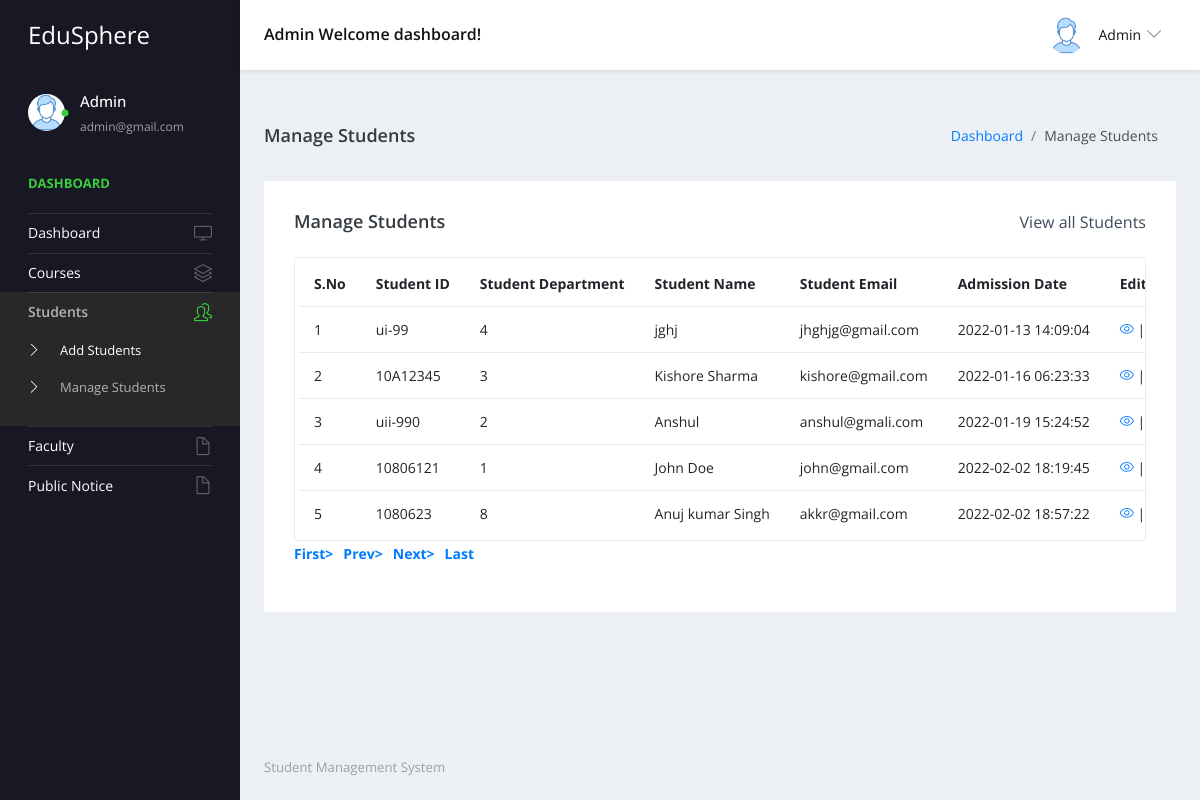
/studentms/admin/manage-students.php (signed in), run on the app's committed database.
### tables this page shows
CREATE TABLE `tblstudent` (
  `ID` int(10) NOT NULL,
  `StudentName` varchar(200) DEFAULT NULL,
  `StudentEmail` varchar(200) DEFAULT NULL,
  `StudentClass` varchar(100) DEFAULT NULL,
  `Gender` varchar(50) DEFAULT NULL,
  `DOB` date DEFAULT NULL,
  `StuID` varchar(200) DEFAULT NULL,
  `FatherName` mediumtext DEFAULT NULL,
  `MotherName` mediumtext DEFAULT NULL,
  `ContactNumber` bigint(10) DEFAULT NULL,
  `AltenateNumber` bigint(10) DEFAULT NULL,
  `Address` mediumtext DEFAULT NULL,
  `UserName` varchar(200) DEFAULT NULL,
  `Password` varchar(200) DEFAULT NULL,
  `Image` varchar(200) DEFAULT NULL,
  `DateofAdmission` timestamp NULL DEFAULT current_timestamp()
);

### studentms/admin/manage-students.php (the view, shortened to what this page needs)
<?php
include('includes/dbconnection.php');
if (strlen($_SESSION['sturecmsaid']==0)) {
  header('location:logout.php');
  } else{
?>
<!DOCTYPE html>
<html lang="en">
  <head>
    <link rel="stylesheet" href="vendors/simple-line-icons/css/simple-line-icons.css">
    <link rel="stylesheet" href="vendors/flag-icon-css/css/flag-icon.min.css">
    <link rel="stylesheet" href="vendors/css/vendor.bundle.base.css">
    <link rel="stylesheet" href="./vendors/daterangepicker/daterangepicker.css">
    <link rel="stylesheet" href="./vendors/chartist/chartist.min.css">
    <link rel="stylesheet" href="./css/style.css">
  </head>
  <body>
    <div class="container-scroller">
     <?php include_once('includes/header.php');?>
      <div class="container-fluid page-body-wrapper">
        <?php include_once('includes/sidebar.php');?>
        <div class="main-panel">
          <div class="content-wrapper">
             <div class="page-header">
              <h3 class="page-title"> Manage Students </h3>
              <nav aria-label="breadcrumb">
                <ol class="breadcrumb">
                  <li class="breadcrumb-item"><a href="dashboard.php">Dashboard</a></li>
                  <li class="breadcrumb-item active" aria-current="page"> Manage Students</li>
                </ol>
              </nav>
            </div>
            <div class="row">
              <div class="col-md-12 grid-margin stretch-card">
                <div class="card">
                  <div class="card-body">
                    <div class="d-sm-flex align-items-center mb-4">
                      <h4 class="card-title mb-sm-0">Manage Students</h4>
                      <a href="#" class="text-dark ml-auto mb-3 mb-sm-0"> View all Students</a>
                    </div>
                    <div class="table-responsive border rounded p-1">
                      <table class="table">
                        <thead>
                          <tr>
                            <th class="font-weight-bold">S.No</th>
                            <th class="font-weight-bold">Student ID</th>
                            <th class="font-weight-bold">Student Department</th>
                            <th class="font-weight-bold">Student Name</th>
                            <th class="font-weight-bold">Student Email</th>
                            <th class="font-weight-bold">Admission Date</th>
                            <th class="font-weight-bold">Edit Details</th>
                          </tr>
                        </thead>
                        <tbody>
                           <?php
                            if (isset($_GET['pageno'])) {
            $pageno = $_GET['pageno'];
        } else {
            $pageno = 1;
        }
        $no_of_records_per_page = 15;
        $offset = ($pageno-1) * $no_of_records_per_page;
       $ret = "SELECT ID FROM tblstudent";
$query1 = $dbh -> prepare($ret);
$query1->execute();
$total_rows=$query1->rowCount();
$total_pages = ceil($total_rows / $no_of_records_per_page);
$sql="SELECT tblstudent.StuID,tblstudent.ID as sid,tblstudent.StudentName,tblstudent.StudentEmail,tblstudent.DateofAdmission,tblstudent.StudentClass from tblstudent  LIMIT $offset, $no_of_records_per_page";
$query = $dbh -> prepare($sql);
$query->execute();
$results=$query->fetchAll(PDO::FETCH_OBJ);
$cnt=1;
if($query->rowCount() > 0)
{
foreach($results as $row)
{               ?>
                          <tr>
                            <td><?php echo htmlentities($cnt);?></td>
                            <td><?php  echo htmlentities($row->StuID);?></td>
                            <td><?php  echo htmlentities($row->StudentClass);?></td>
                            <td><?php  echo htmlentities($row->StudentName);?></td>
                            <td><?php  echo htmlentities($row->StudentEmail);?></td>
                            <td><?php  echo htmlentities($row->DateofAdmission);?></td>
                            <td>
                              <div><a href="edit-student-detail.php?editid=<?php echo htmlentities ($row->sid);?>"><i class="icon-eye"></i></a>
                                                || <a href="manage-students.php?delid=<?php echo ($row->sid);?>" onclick="return confirm('Do you really want to Delete ?');"> <i class="icon-trash"></i></a></div>
                            </td>
                          </tr><?php $cnt=$cnt+1;}} ?>
                        </tbody>
                      </table>
                    </div>
                    <div align="left">
    <ul class="pagination" >
        <li><a href="?pageno=1"><strong>First></strong></a></li>
        <li class="<?php if($pageno <= 1){ echo 'disabled'; } ?>">
            <a href="<?php if($pageno <= 1){ echo '#'; } else { echo "?pageno=".($pageno - 1); } ?>"><strong style="padding-left: 10px">Prev></strong></a>
        </li>
        <li class="<?php if($pageno >= $total_pages){ echo 'disabled'; } ?>">
            <a href="<?php if($pageno >= $total_pages){ echo '#'; } else { echo "?pageno=".($pageno + 1); } ?>"><strong style="padding-left: 10px">Next></strong></a>
        </li>
        <li><a href="?pageno=<?php echo $total_pages; ?>"><strong style="padding-left: 10px">Last</strong></a></li>
    </ul>
</div>
                  </div>
                </div>
              </div>
            </div>
          </div>
         <?php include_once('includes/footer.php');?>
        </div>
      </div>
    </div>
  </body>
</html><?php }  ?>

### studentms/admin/includes/header.php (shortened to what this page needs)
 <nav class="navbar default-layout-navbar col-lg-12 col-12 p-0 fixed-top d-flex flex-row">
        <div class="navbar-brand-wrapper d-flex align-items-center">
          <a class="navbar-brand brand-logo" href="dashboard.php">
            <strong style="color: white;">EduSphere</strong>
          </a>
        </div><?php
         $aid= $_SESSION['sturecmsaid'];
$sql="SELECT * from tbladmin where ID=:aid";
$query = $dbh -> prepare($sql);
$query->bindParam(':aid',$aid,PDO::PARAM_STR);
$query->execute();
$results=$query->fetchAll(PDO::FETCH_OBJ);
$cnt=1;
if($query->rowCount() > 0)
{
foreach($results as $row)
{               ?>
        <div class="navbar-menu-wrapper d-flex align-items-center flex-grow-1">
          <h5 class="mb-0 font-weight-medium d-none d-lg-flex"><?php  echo htmlentities($row->AdminName);?> Welcome dashboard!</h5>
          <ul class="navbar-nav navbar-nav-right ml-auto">
            <li class="nav-item dropdown d-none d-xl-inline-flex user-dropdown">
              <a class="nav-link dropdown-toggle" id="UserDropdown" href="#" data-toggle="dropdown" aria-expanded="false">
                <img class="img-xs rounded-circle ml-2" src="images/faces/face8.jpg" alt="Profile image"> <span class="font-weight-normal"> <?php  echo htmlentities($row->AdminName);?> </span></a>
                <?php $cnt=$cnt+1;}} ?>
            </li>
          </ul>
        </div>
      </nav>

### studentms/admin/includes/sidebar.php (shortened to what this page needs)
<nav class="sidebar sidebar-offcanvas" id="sidebar">
          <ul class="nav">
            <li class="nav-item nav-profile">
              <a href="#" class="nav-link">
                <div class="profile-image">
                  <img class="img-xs rounded-circle" src="images/faces/face8.jpg" alt="profile image">
                  <div class="dot-indicator bg-success"></div>
                </div>
                <div class="text-wrapper">
                  <?php
         $aid= $_SESSION['sturecmsaid'];
$sql="SELECT * from tbladmin where ID=:aid";
$query = $dbh -> prepare($sql);
$query->bindParam(':aid',$aid,PDO::PARAM_STR);
$query->execute();
$results=$query->fetchAll(PDO::FETCH_OBJ);
$cnt=1;
if($query->rowCount() > 0)
{
foreach($results as $row)
{               ?>
                  <p class="profile-name"><?php  echo htmlentities($row->AdminName);?></p>
                  <p class="designation"><?php  echo htmlentities($row->Email);?></p><?php $cnt=$cnt+1;}} ?>
                </div>
              </a>
            </li>
            <li class="nav-item nav-category">
              <span class="nav-link">Dashboard</span>
            </li>
            <li class="nav-item">
              <a class="nav-link" href="dashboard.php">
                <span class="menu-title">Dashboard</span>
                <i class="icon-screen-desktop menu-icon"></i>
              </a>
            </li>
            <li class="nav-item">
              <a class="nav-link" data-toggle="collapse" href="#ui-basic" aria-expanded="false" aria-controls="ui-basic">
                <span class="menu-title">Courses</span>
                <i class="icon-layers menu-icon"></i>
              </a>
            </li>
            <li class="nav-item">
              <a class="nav-link" data-toggle="collapse" href="#ui-basic1" aria-expanded="false" aria-controls="ui-basic1">
                <span class="menu-title">Students</span>
                <i class="icon-people menu-icon"></i>
              </a>
              <div class="collapse" id="ui-basic1">
                <ul class="nav flex-column sub-menu">
                  <li class="nav-item"> <a class="nav-link" href="add-students.php">Add Students</a></li>
                  <li class="nav-item"> <a class="nav-link" href="manage-students.php">Manage Students</a></li>
                </ul>
              </div>
            </li>
            <li class="nav-item">
              <a class="nav-link" data-toggle="collapse" href="#auth-fa" aria-expanded="false" aria-controls="auth">
                <span class="menu-title">Faculty</span>
                <i class="icon-doc menu-icon"></i>
              </a>
            </li>
            <li class="nav-item">
              <a class="nav-link" data-toggle="collapse" href="#auth1" aria-expanded="false" aria-controls="auth">
                <span class="menu-title">Public Notice</span>
                <i class="icon-doc menu-icon"></i>
              </a>
            </li>
          </ul>
        </nav>

### data on the page
tblstudent: StuID "ui-99", StudentClass "4", StudentName "jghj", StudentEmail "jhghjg@gmail.com", DateofAdmission "2022-01-13 14:09:04"
tblstudent: StuID "10A12345", StudentClass "3", StudentName "Kishore Sharma", StudentEmail "kishore@gmail.com", DateofAdmission "2022-01-16 06:23:33"
tblstudent: StuID "uii-990", StudentClass "2", StudentName "Anshul", StudentEmail "anshul@gmali.com", DateofAdmission "2022-01-19 15:24:52"
tblstudent: StuID "10806121", StudentClass "1", StudentName "John Doe", StudentEmail "john@gmail.com", DateofAdmission "2022-02-02 18:19:45"
tblstudent: StuID "1080623", StudentClass "8", StudentName "Anuj kumar Singh", StudentEmail "akkr@gmail.com", DateofAdmission "2022-02-02 18:57:22"

### other printed values
$row->AdminName "Admin"
$row->Email "admin@gmail.com"
